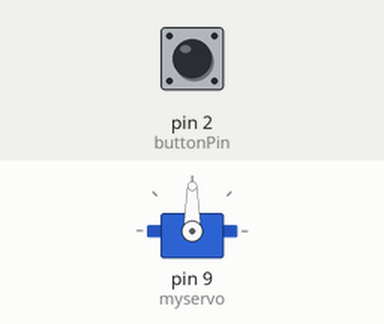
The sketch below on a simulated Arduino Uno, built with avr-gcc and run on an emulated ATmega328P. Shown: servo. Inputs (shaded band) come from the test bench; at power-on: pin 2 (buttonPin) LOW.

Above: at 1.2 s.
1.3 s: pin 2 (buttonPin) pulled HIGH for 0.15 s
At 1.75 s:
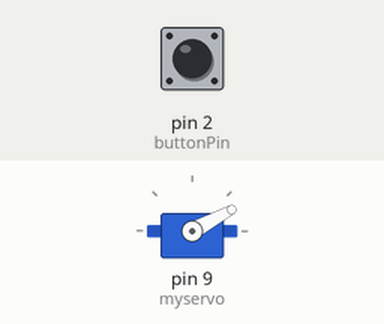
4.3 s: pin 2 (buttonPin) pulled HIGH for 1 s
At 5.09 s:
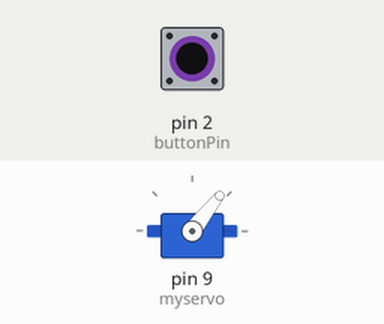
7.3 s: pin 2 (buttonPin) pulled HIGH for 3.2 s
At 13.7 s:
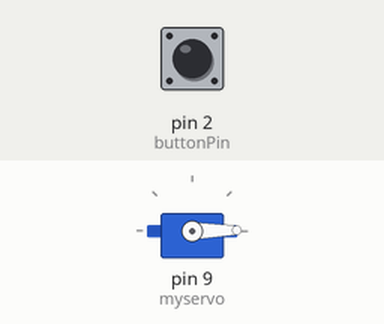
Timing chart, 0 to 15.2 s (numbered marks = the images above; inputs shaded):
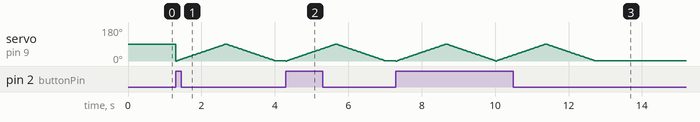

The sketch:

Servo_Motor_Automatic_Shades.ino
```cpp
#include <Servo.h>

Servo myservo;
int buttonPin = 2;

int pos =0 ;
int buttonState = 0;

void setup() {
  myservo.attach(9);
  pinMode(buttonPin, INPUT);

  Serial.begin(9600);

}

void loop() {

buttonState = digitalRead(buttonPin);
if (buttonState == HIGH) {
	for (pos = 0; pos < 90; pos += 1)
	{
		myservo.write(pos);
		delay(15);
	}
 	 for (pos = 90; pos >0; pos -= 1)
	{
		myservo.write(pos);
		delay(15);
	}
}

}
```
